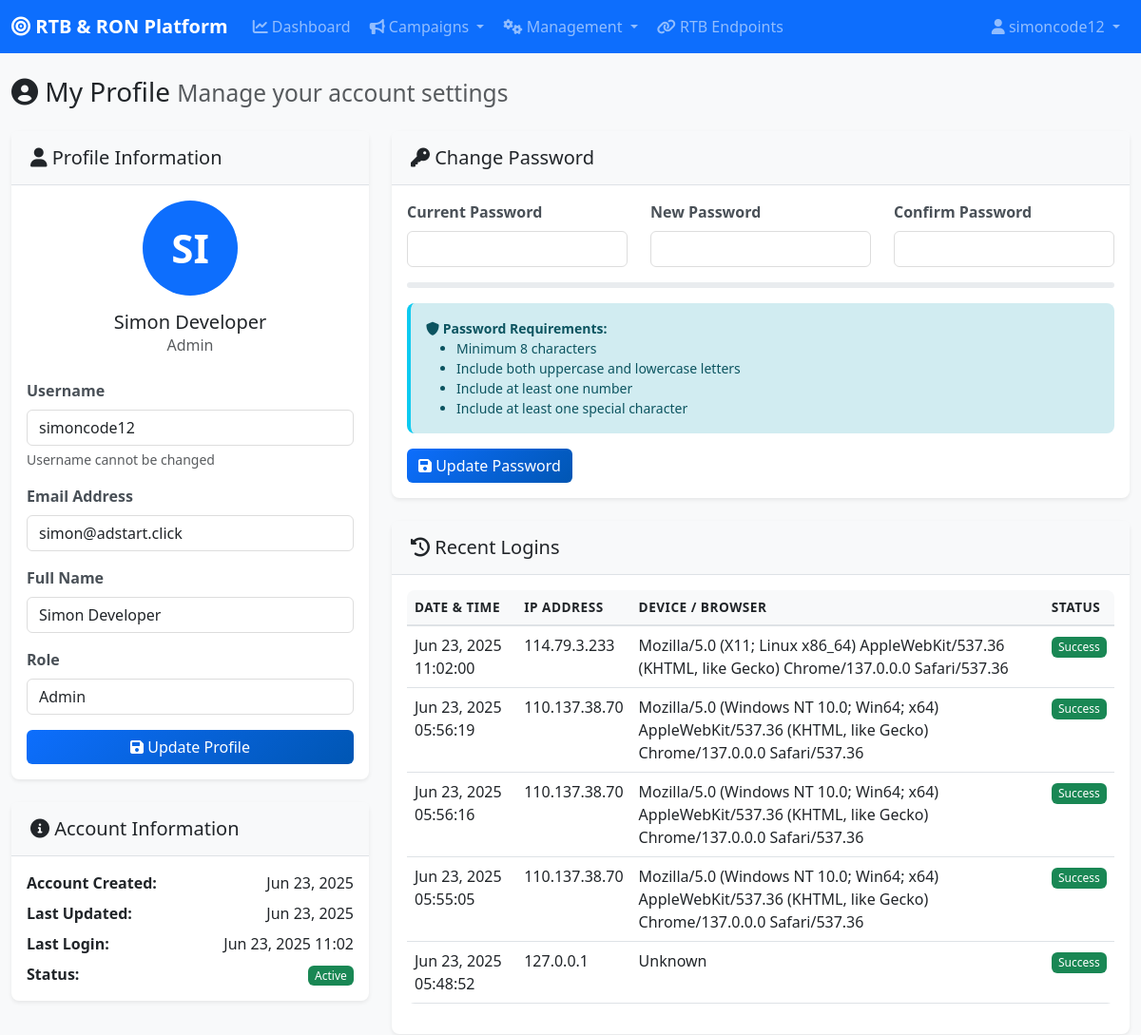
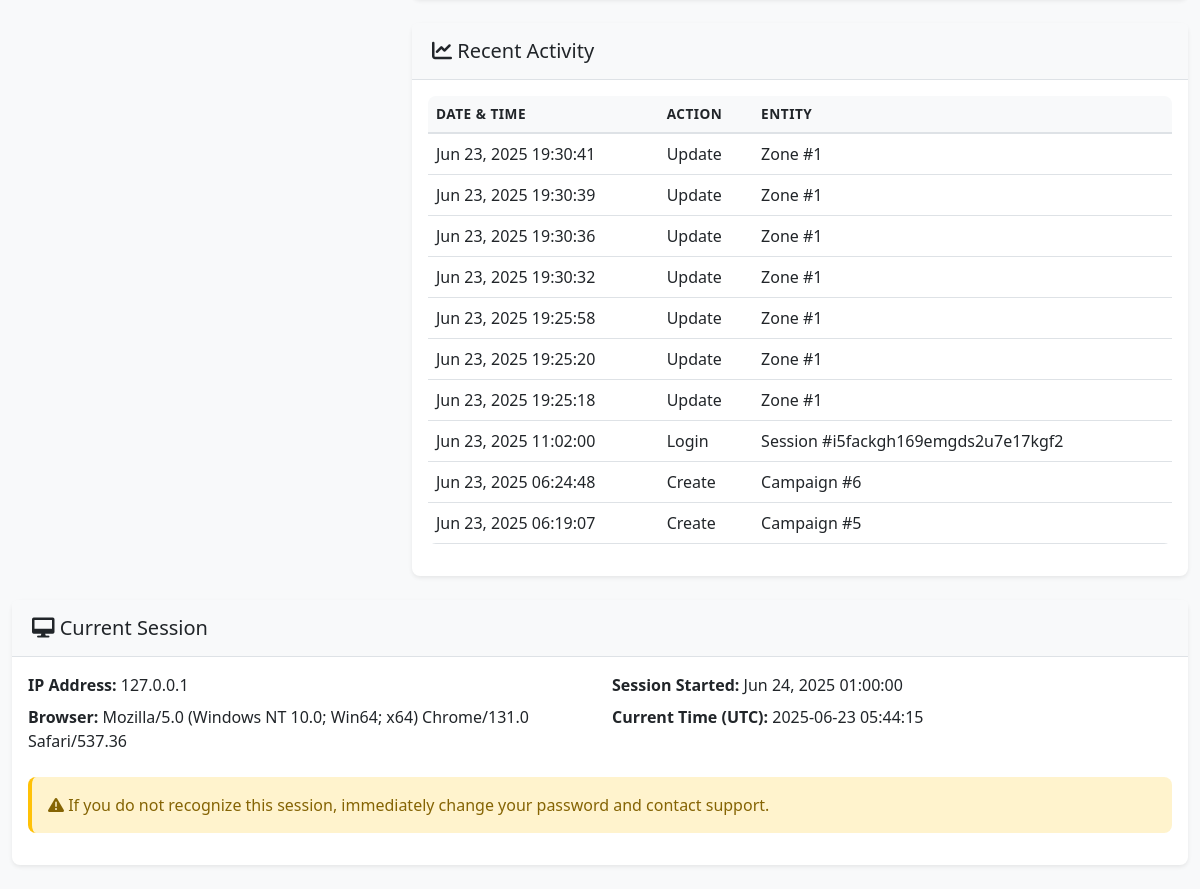
The app's page /admin/profile.php (signed in) with its own data (2 pictures, top to bottom).
### tables this page shows
CREATE TABLE `users` (
  `id` int(11) NOT NULL,
  `username` varchar(50) NOT NULL,
  `password` varchar(255) NOT NULL,
  `email` varchar(100) DEFAULT NULL,
  `full_name` varchar(100) DEFAULT NULL,
  `role` enum('admin','manager','operator') DEFAULT 'admin',
  `status` enum('active','inactive','suspended') DEFAULT 'active',
  `created_at` timestamp NULL DEFAULT current_timestamp(),
  `updated_at` timestamp NULL DEFAULT current_timestamp() ON UPDATE current_timestamp()
);

CREATE TABLE `user_logins` (
  `id` int(11) NOT NULL,
  `user_id` int(11) NOT NULL,
  `username` varchar(50) NOT NULL,
  `action` enum('login','logout','failed') NOT NULL,
  `ip_address` varchar(45) DEFAULT NULL,
  `user_agent` text DEFAULT NULL,
  `status` enum('success','failed') NOT NULL DEFAULT 'success',
  `login_time` timestamp NULL DEFAULT current_timestamp()
);

CREATE TABLE `user_activity` (
  `id` int(11) NOT NULL,
  `user_id` int(11) NOT NULL,
  `action` varchar(50) NOT NULL,
  `entity_type` varchar(50) NOT NULL,
  `entity_id` varchar(50) DEFAULT NULL,
  `ip_address` varchar(45) DEFAULT NULL,
  `details` text DEFAULT NULL,
  `created_at` timestamp NULL DEFAULT current_timestamp()
);

### admin/profile.php (the view, shortened to what this page needs)
<?php
include 'includes/header.php';
$user_id = $_SESSION['user_id'] ?? 0;
$stmt = $pdo->prepare("SELECT * FROM users WHERE id = ?");
$stmt->execute([$user_id]);
$user = $stmt->fetch();
$logins = [];
try {
    $check_table = $pdo->query("SHOW TABLES LIKE 'user_logins'");
    if ($check_table->rowCount() > 0) {
        $login_history = $pdo->prepare("
            SELECT * FROM user_logins
            WHERE user_id = ?
            ORDER BY login_time DESC
            LIMIT 5
        ");
        $login_history->execute([$user_id]);
        $logins = $login_history->fetchAll();
    }
} catch (Exception $e) {
}
$activities = [];
try {
    $check_table = $pdo->query("SHOW TABLES LIKE 'user_activity'");
    if ($check_table->rowCount() > 0) {
        $user_activity = $pdo->prepare("
            SELECT action, entity_type, entity_id, created_at
            FROM user_activity
            WHERE user_id = ?
            ORDER BY created_at DESC
            LIMIT 10
        ");
        $user_activity->execute([$user_id]);
        $activities = $user_activity->fetchAll();
    }
} catch (Exception $e) {
}
$current_time = '2025-06-23 05:44:15';
?>
<div class="row">
    <div class="col-12">
        <h1 class="h3 mb-4">
            <i class="fas fa-user-circle"></i> My Profile
            <small class="text-muted">Manage your account settings</small>
        </h1>
    </div>
</div>
<div class="row">
    <div class="col-lg-4 mb-4">
        <div class="card">
            <div class="card-header">
                <h5 class="mb-0"><i class="fas fa-user"></i> Profile Information</h5>
            </div>
            <div class="card-body">
                <div class="text-center mb-4">
                    <div class="avatar-circle">
                        <span class="avatar-initials"><?php echo strtoupper(substr($user['username'], 0, 2)); ?></span>
                    </div>
                    <h5 class="mt-3 mb-0"><?php echo htmlspecialchars($user['full_name'] ?? $user['username']); ?></h5>
                    <p class="text-muted"><?php echo ucfirst($user['role']); ?></p>
                </div>
                <form method="POST" id="profileForm">
                    <div class="mb-3">
                        <label for="username" class="form-label">Username</label>
                        <input type="text" class="form-control" id="username" value="<?php echo htmlspecialchars($user['username']); ?>" readonly>
                        <div class="form-text">Username cannot be changed</div>
                    </div>
                    <div class="mb-3">
                        <label for="email" class="form-label">Email Address</label>
                        <input type="email" class="form-control" id="email" name="email"
                               value="<?php echo htmlspecialchars($user['email'] ?? ''); ?>" required>
                    </div>
                    <?php
                    $stmt = $pdo->prepare("SHOW COLUMNS FROM users LIKE 'full_name'");
                    $stmt->execute();
                    $column_exists = $stmt->rowCount() > 0;
                    if ($column_exists):
                    ?>
                    <div class="mb-3">
                        <label for="full_name" class="form-label">Full Name</label>
                        <input type="text" class="form-control" id="full_name" name="full_name"
                               value="<?php echo htmlspecialchars($user['full_name'] ?? ''); ?>">
                    </div>
                    <?php endif; ?>
                    <div class="mb-3">
                        <label for="role" class="form-label">Role</label>
                        <input type="text" class="form-control" id="role"
                               value="<?php echo ucfirst($user['role']); ?>" readonly>
                    </div>
                    <button type="submit" class="btn btn-primary w-100">
                        <i class="fas fa-save"></i> Update Profile
                    </button>
                </form>
            </div>
        </div>
        <div class="card mt-4">
            <div class="card-header">
                <h5 class="mb-0"><i class="fas fa-info-circle"></i> Account Information</h5>
            </div>
            <div class="card-body">
                <div class="mb-2">
                    <strong>Account Created:</strong>
                    <span class="float-end"><?php echo date('M j, Y', strtotime($user['created_at'])); ?></span>
                </div>
                <div class="mb-2">
                    <strong>Last Updated:</strong>
                    <span class="float-end"><?php echo date('M j, Y', strtotime($user['updated_at'])); ?></span>
                </div>
                <div class="mb-2">
                    <strong>Last Login:</strong>
                    <span class="float-end">
                        <?php
                        if (!empty($logins)) {
                            echo date('M j, Y H:i', strtotime($logins[0]['login_time']));
                        } else {
                            echo date('M j, Y H:i', strtotime($user['updated_at']));
                        }
                        ?>
                    </span>
                </div>
                <div>
                    <strong>Status:</strong>
                    <span class="float-end">
                        <span class="badge bg-success">Active</span>
                    </span>
                </div>
            </div>
        </div>
    </div>
    <div class="col-lg-8 mb-4">
        <div class="card mb-4">
            <div class="card-header">
                <h5 class="mb-0"><i class="fas fa-key"></i> Change Password</h5>
            </div>
            <div class="card-body">
                <form method="POST" id="passwordForm">
                    <div class="row">
                        <div class="col-md-4 mb-3">
                            <label for="current_password" class="form-label">Current Password</label>
                            <input type="password" class="form-control" id="current_password" name="current_password" required>
                        </div>
                        <div class="col-md-4 mb-3">
                            <label for="new_password" class="form-label">New Password</label>
                            <input type="password" class="form-control" id="new_password" name="new_password"
                                   required minlength="8">
                        </div>
                        <div class="col-md-4 mb-3">
                            <label for="confirm_password" class="form-label">Confirm Password</label>
                            <input type="password" class="form-control" id="confirm_password"
                                   name="confirm_password" required>
                        </div>
                    </div>
                    <div class="mb-3">
                        <div class="progress" style="height: 6px;">
                        </div>
                    </div>
                    <div class="alert alert-info small">
                        <i class="fas fa-shield-alt"></i> <strong>Password Requirements:</strong>
                        <ul class="mb-0">
                            <li>Minimum 8 characters</li>
                            <li>Include both uppercase and lowercase letters</li>
                            <li>Include at least one number</li>
                            <li>Include at least one special character</li>
                        </ul>
                    </div>
                    <button type="submit" class="btn btn-primary">
                        <i class="fas fa-save"></i> Update Password
                    </button>
                </form>
            </div>
        </div>
        <div class="card mb-4">
            <div class="card-header">
                <h5 class="mb-0"><i class="fas fa-history"></i> Recent Logins</h5>
            </div>
            <div class="card-body">
                <div class="table-responsive">
                    <table class="table table-hover">
                        <thead>
                            <tr>
                                <th>Date & Time</th>
                                <th>IP Address</th>
                                <th>Device / Browser</th>
                                <th>Status</th>
                            </tr>
                        </thead>
                        <tbody>
                            <?php if (!empty($logins)): ?>
                                <?php foreach ($logins as $login): ?>
                                <tr>
                                    <td><?php echo date('M j, Y H:i:s', strtotime($login['login_time'])); ?></td>
                                    <td><?php echo htmlspecialchars($login['ip_address'] ?? 'Unknown'); ?></td>
                                    <td><?php echo htmlspecialchars($login['user_agent'] ?? 'Unknown'); ?></td>
                                    <td>
                                        <span class="badge bg-<?php echo $login['status'] == 'success' ? 'success' : 'danger'; ?>">
                                            <?php echo ucfirst($login['status']); ?>
                                        </span>
                                    </td>
                                </tr>
                                <?php endforeach; ?>
                            <?php endif; ?>
                        </tbody>
                    </table>
                </div>
            </div>
        </div>
        <div class="card">
            <div class="card-header">
                <h5 class="mb-0"><i class="fas fa-chart-line"></i> Recent Activity</h5>
            </div>
            <div class="card-body">
                <div class="table-responsive">
                    <table class="table table-hover">
                        <thead>
                            <tr>
                                <th>Date & Time</th>
                                <th>Action</th>
                                <th>Entity</th>
                            </tr>
                        </thead>
                        <tbody>
                            <?php if (!empty($activities)): ?>
                                <?php foreach ($activities as $activity): ?>
                                <tr>
                                    <td><?php echo date('M j, Y H:i:s', strtotime($activity['created_at'])); ?></td>
                                    <td><?php echo ucfirst($activity['action']); ?></td>
                                    <td><?php echo ucfirst($activity['entity_type']); ?> #<?php echo $activity['entity_id']; ?></td>
                                </tr>
                                <?php endforeach; ?>
                            <?php endif; ?>
                        </tbody>
                    </table>
                </div>
            </div>
        </div>
    </div>
</div>
<div class="card mb-4">
    <div class="card-header">
        <h5 class="mb-0"><i class="fas fa-desktop"></i> Current Session</h5>
    </div>
    <div class="card-body">
        <div class="row">
            <div class="col-md-6">
                <div class="mb-2">
                    <strong>IP Address:</strong>
                    <span><?php echo $_SERVER['REMOTE_ADDR'] ?? 'Unknown'; ?></span>
                </div>
                <div class="mb-2">
                    <strong>Browser:</strong>
                    <span><?php echo htmlspecialchars($_SERVER['HTTP_USER_AGENT'] ?? 'Unknown'); ?></span>
                </div>
            </div>
            <div class="col-md-6">
                <div class="mb-2">
                    <strong>Session Started:</strong>
                    <span><?php echo isset($_SESSION['login_time']) ? date('M j, Y H:i:s', $_SESSION['login_time']) : date('M j, Y H:i:s'); ?></span>
                </div>
                <div class="mb-2">
                    <strong>Current Time (UTC):</strong>
                    <span><?php echo $current_time; ?></span>
                </div>
            </div>
        </div>
        <div class="alert alert-warning mt-3">
            <i class="fas fa-exclamation-triangle"></i> If you do not recognize this session, immediately change your password and contact support.
        </div>
    </div>
</div>
<?php include 'includes/footer.php'; ?>

### asset/css/style.css (style rules this page uses)
:root { --primary-color: #0d6efd; --secondary-color: #6c757d; --success-color: #198754; --warning-color: #ffc107; --danger-color: #dc3545; --info-color: #0dcaf0; --light-color: #f8f9fa; --dark-color: #212529; --sidebar-width: 280px; }
body { font-family: 'Segoe UI', Tahoma, Geneva, Verdana, sans-serif; background-color: #f8f9fa; transition: all 0.3s ease; }
.card { border: none; box-shadow: 0 0.125rem 0.25rem rgba(0, 0, 0, 0.075); border-radius: 0.5rem; transition: transform 0.2s ease, box-shadow 0.2s ease; }
.card-header { background-color: #f8f9fa; border-bottom: 1px solid #dee2e6; font-weight: 600; padding: 1rem 1.25rem; }
.btn { border-radius: 0.375rem; font-weight: 500; transition: all 0.2s ease; }
.btn-primary { background: linear-gradient(135deg, #0d6efd 0%, #0056b3 100%); border: none; }
.form-control, .form-select { border: 1px solid #ddd; border-radius: 0.375rem; transition: border-color 0.2s ease, box-shadow 0.2s ease; }
.form-label { font-weight: 600; color: #495057; margin-bottom: 0.5rem; }
.badge { font-weight: 500; font-size: 0.75em; padding: 0.4em 0.6em; border-radius: 0.375rem; }
.table { border-radius: 0.5rem; overflow: hidden; }
.table thead th { background-color: #f8f9fa; border-bottom: 2px solid #dee2e6; font-weight: 600; text-transform: uppercase; font-size: 0.85rem; letter-spacing: 0.5px; }
.table tbody tr { transition: background-color 0.2s ease; }
.alert { border: none; border-radius: 0.5rem; border-left: 4px solid; }
.alert-warning { background-color: #fff3cd; color: #856404; border-left-color: var(--warning-color); }
.alert-info { background-color: #d1ecf1; color: #0c5460; border-left-color: var(--info-color); }

### admin/profile.php (style rules this page uses)
.avatar-circle { width: 100px; height: 100px; background-color: #0d6efd; border-radius: 50%; display: flex; align-items: center; justify-content: center; margin: 0 auto; }
.avatar-initials { font-size: 42px; color: white; font-weight: bold; text-transform: uppercase; }

### records on screen
users: username "SI", full_name "Simon Developer", role "Admin", username "simoncode12", email "simon@adstart.click", created_at "Jun 23, 2025", updated_at "Jun 23, 2025"
user_logins: login_time "Jun 23, 2025 11:02", login_time "Jun 23, 2025 11:02:00", ip_address "114.79.3.233", user_agent "Mozilla/5.0 (X11; Linux x86_64) AppleWebKit/537.36 (KHTML, like Gecko) Chrome/137.0.0.0 Safari/537.36", status "Success"
user_logins: login_time "Jun 23, 2025 05:56:19", ip_address "110.137.38.70", user_agent "Mozilla/5.0 (Windows NT 10.0; Win64; x64) AppleWebKit/537.36 (KHTML, like Gecko) Chrome/137.0.0.0 Safari/537.36", status "Success"
user_logins: login_time "Jun 23, 2025 05:56:16", ip_address "110.137.38.70", user_agent "Mozilla/5.0 (Windows NT 10.0; Win64; x64) AppleWebKit/537.36 (KHTML, like Gecko) Chrome/137.0.0.0 Safari/537.36", status "Success"
user_logins: login_time "Jun 23, 2025 05:55:05", ip_address "110.137.38.70", user_agent "Mozilla/5.0 (Windows NT 10.0; Win64; x64) AppleWebKit/537.36 (KHTML, like Gecko) Chrome/137.0.0.0 Safari/537.36", status "Success"
user_logins: login_time "Jun 23, 2025 05:48:52", ip_address "127.0.0.1", user_agent "Unknown", status "Success"
user_activity: created_at "Jun 23, 2025 19:30:41", action "Update", entity_type "Zone", entity "1"
user_activity: created_at "Jun 23, 2025 19:30:39", action "Update", entity_type "Zone", entity "1"
user_activity: created_at "Jun 23, 2025 19:30:36", action "Update", entity_type "Zone", entity "1"
user_activity: created_at "Jun 23, 2025 19:30:32", action "Update", entity_type "Zone", entity "1"
user_activity: created_at "Jun 23, 2025 19:25:58", action "Update", entity_type "Zone", entity "1"
user_activity: created_at "Jun 23, 2025 19:25:20", action "Update", entity_type "Zone", entity "1"
user_activity: created_at "Jun 23, 2025 19:25:18", action "Update", entity_type "Zone", entity "1"
user_activity: created_at "Jun 23, 2025 11:02:00", action "Login", entity_type "Session", entity "i5fackgh169emgds2u7e17kgf2"
user_activity: created_at "Jun 23, 2025 06:24:48", action "Create", entity_type "Campaign", entity "6"
user_activity: created_at "Jun 23, 2025 06:19:07", action "Create", entity_type "Campaign", entity "5"

### other values on screen
$_SESSION['username'] "simoncode12"
$_SERVER['REMOTE_ADDR'] "127.0.0.1"
$_SERVER['HTTP_USER_AGENT'] "Mozilla/5.0 (Windows NT 10.0; Win64; x64) Chrome/131.0 Safari/537.36"
date('M j, Y H:i:s', $_SESSION['login_time']) "Jun 24, 2025 01:00:00"
$current_time "2025-06-23 05:44:15"
